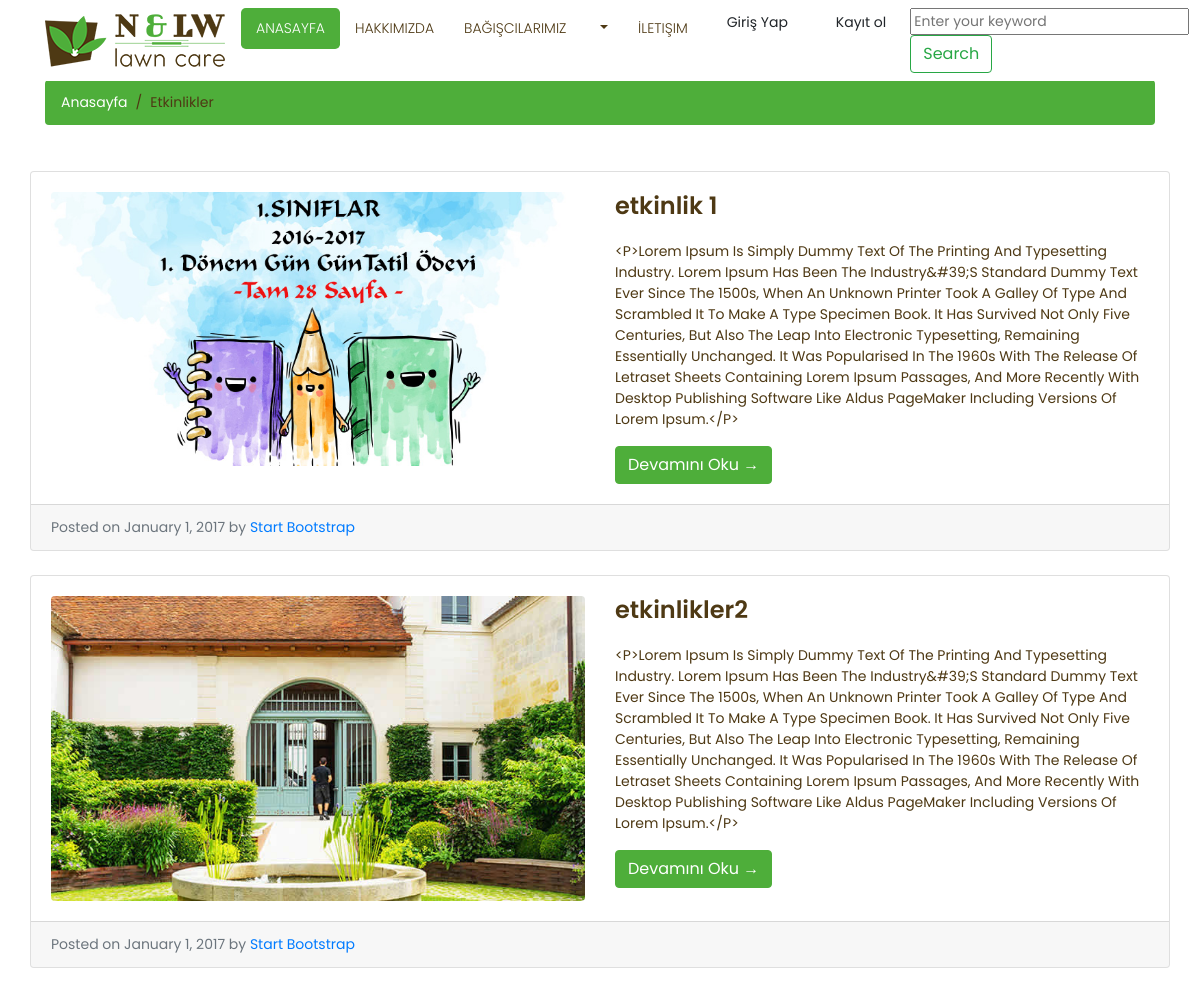
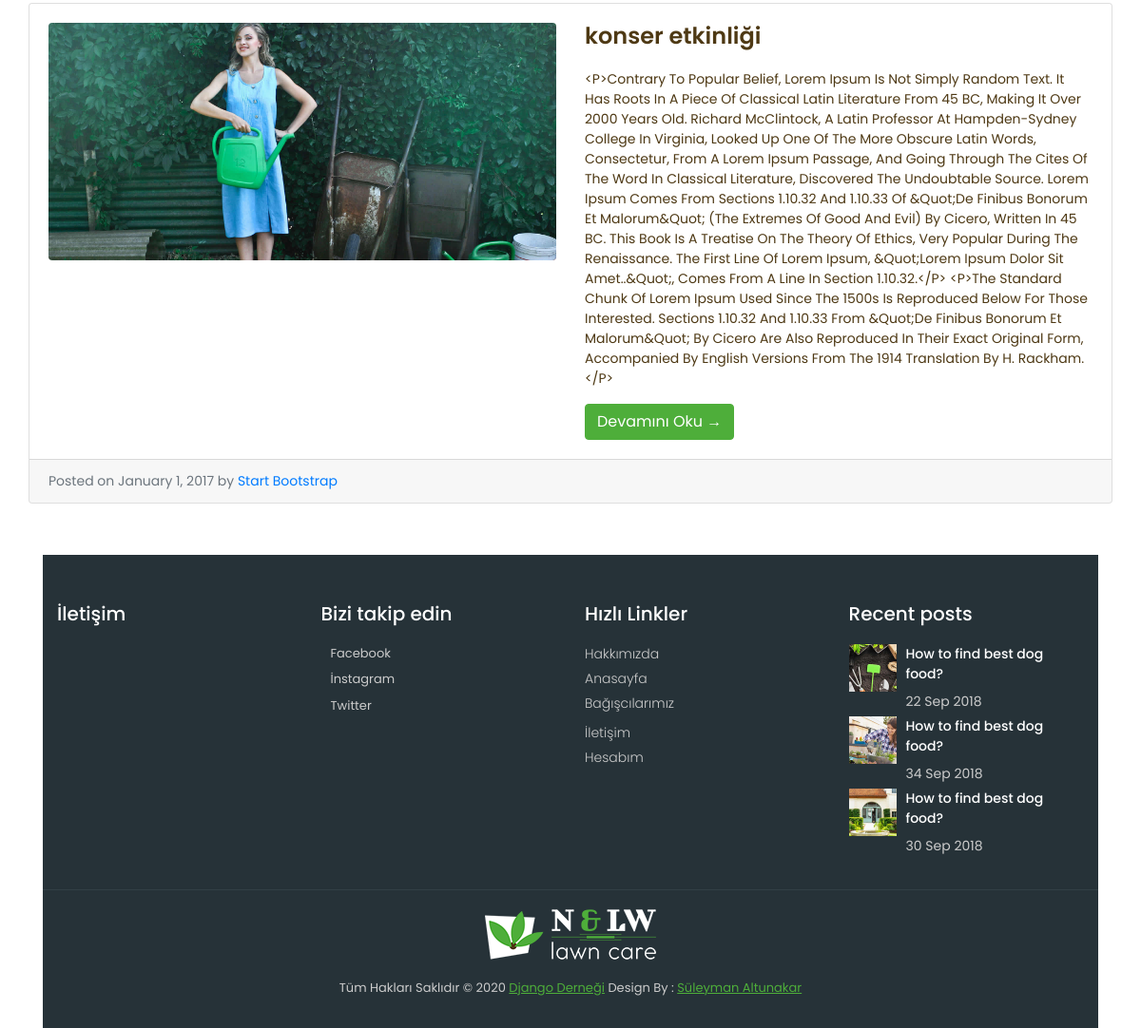
Screenshot of /category/8/etkinlikler2/ with the database file from the repository (2 pictures, top to bottom).
### content/models.py (models this page shows, shortened)
class Category(MPTTModel):
    STATUS = (
        ('True', 'Evet'),
        ('False', 'Hayır'),
    )
    title = models.CharField(max_length=30)
    description = models.CharField(max_length=255)
    keywords = models.CharField(max_length=255)
    image = models.ImageField(blank=True,upload_to='images/')
    status = models.CharField(max_length=10, choices=STATUS)
    slug = models.SlugField(null=False, unique=True)
    parent = TreeForeignKey('self',blank=True, null=True, related_name='children', on_delete=models.CASCADE)
    create_at = models.DateTimeField(auto_now_add=True)
    update_at = models.DateTimeField(auto_now=True)
    class MPTTMeta:
        order_insertion_by = ['title']

class Product(models.Model):
    STATUS = (
        ('True', 'Evet'),
        ('False', 'Hayır'),
    )
    category = models.ForeignKey(Category, on_delete=models.CASCADE)
    title = models.CharField(max_length=150)
    keywords = models.CharField(max_length=255)
    description = models.CharField(max_length=255)
    image = models.ImageField(blank=True, upload_to='images/')
    detail = RichTextUploadingField()
    slug = models.SlugField(null=False, unique=True)
    status = models.CharField(max_length=10, choices=STATUS)
    create_at = models.DateTimeField(auto_now_add=True)
    update_at = models.DateTimeField(auto_now=True)

### home/views.py (the view)
# urls.py: path('category/<int:id>/<slug:slug>/', views.category_products, name='category_products'),
def category_products(request,id,slug):
    category = Category.objects.all()
    categorydata = Category.objects.get(pk=id)
    products = Product.objects.filter(category_id=id)
    context = {'products': products,'category': category, 'slug': slug, 'categorydata': categorydata}
    return render(request, 'productss.html',context)

### home/templates/productss.html (shortened to what this page needs)
{% extends "Homebase.html" %}
{% block body %}
    <div class="container">
		<div class="breadcrumb-main">
			<ol class="breadcrumb">
				<li class="breadcrumb-item">
					<a href="/">Anasayfa</a>
				</li>
				<li class="breadcrumb-item active">{{ categorydata.title }}</li>
			</ol>
		</div>
		<div class="about-main">
			<div class="row">
                {% for rs in products %}
			<div class="card mb-4">
				<div class="card-body">
				  <div class="row">
					<div class="col-lg-6">
					  <a href="#">
						<img class="img-fluid rounded" src="{{ rs.image.url }}" alt="" />
					  </a>
					</div>
					<div class="col-lg-6">
					  <h2 class="card-title">{{ rs.title}}</h2>
					  <p class="card-text">{{ rs.detail }}</p>
					  <a href="/product/{{ rs.id }}/{{ rs.slug }}" class="btn btn-primary">Devamını Oku &rarr;</a>
					</div>
				  </div>
				</div>
				<div class="card-footer text-muted">
				  Posted on January 1, 2017 by
				  <a href="#">Start Bootstrap</a>
				</div>
			</div>
                {% endfor %}
			</div>
		</div>
{% endblock %}

### home/static/css/style.css (style rules this page uses)
body { padding-top: 54px; font-family: 'Poppins', sans-serif; font-size: 14px; color: #4e3914; }
@media (min-width: 992px) { body { padding-top: 80px; } }
a.btn-primary { background-color: #4eae3a; border-color: #4eae3a; }
.about-main { padding: 30px 0px; }
.about-main h2 { font-size: 24px; font-weight: 600; margin-bottom: 20px; }
.about-main p { font-size: 14px; text-transform: capitalize; }
.breadcrumb-main .breadcrumb { background: #4eae3a; }
.breadcrumb-main .breadcrumb li a { color: #ffffff; }
.breadcrumb-main .breadcrumb li { color: #4e3914; }
.breadcrumb-main .breadcrumb-item + .breadcrumb-item::before { color: #4e3914; }

### rows the page displays
Category: title "Etkinlikler"
Product: image (picture), title "etkinlik 1", detail "<p>Lorem Ipsum Is Simply Dummy Text Of The Printing And Typesetting Industry. Lorem Ipsum Has Been The Industry&#39;s Standard Dummy Text Ever Since The 1500s, When An Unknown Printer Took A Galley Of Type And Scrambled It To Make A Type Specimen Book. It Has Survived Not Only Five Centuries, But Also The Leap Into Electronic Typesetting, Remaining Essentially Unchanged. It Was Popularised In The 1960s With The Release Of Letraset Sheets Containing Lorem Ipsum Passages, And More Recently With Desktop Publishing Software Like Aldus PageMaker Including Versions Of Lorem Ipsum.</P>"
Product: image (picture), title "etkinlikler2", detail "<p>Lorem Ipsum Is Simply Dummy Text Of The Printing And Typesetting Industry. Lorem Ipsum Has Been The Industry&#39;s Standard Dummy Text Ever Since The 1500s, When An Unknown Printer Took A Galley Of Type And Scrambled It To Make A Type Specimen Book. It Has Survived Not Only Five Centuries, But Also The Leap Into Electronic Typesetting, Remaining Essentially Unchanged. It Was Popularised In The 1960s With The Release Of Letraset Sheets Containing Lorem Ipsum Passages, And More Recently With Desktop Publishing Software Like Aldus PageMaker Including Versions Of Lorem Ipsum.</P>"
Product: image (picture), title "konser etkinliği", detail "<p>Contrary To Popular Belief, Lorem Ipsum Is Not Simply Random Text. It Has Roots In A Piece Of Classical Latin Literature From 45 BC, Making It Over 2000 Years Old. Richard McClintock, A Latin Professor At Hampden-Sydney College In Virginia, Looked Up One Of The More Obscure Latin Words, Consectetur, From A Lorem Ipsum Passage, And Going Through The Cites Of The Word In Classical Literature, Discovered The Undoubtable Source. Lorem Ipsum Comes From Sections 1.10.32 And 1.10.33 Of &quot;de Finibus Bonorum Et Malorum&quot; (The Extremes Of Good And Evil) By Cicero, Written In 45 BC. This Book Is A Treatise On The Theory Of Ethics, Very Popular During The Renaissance. The First Line Of Lorem…"
